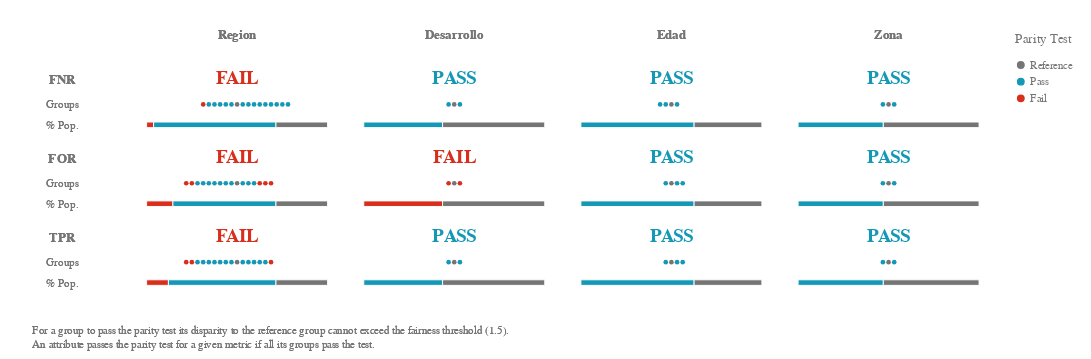

Write notebook code for a chart like this one.
### Code cell
ap.summary(grupo_definido, metrics, fairness_threshold = disparity_tolerance)
